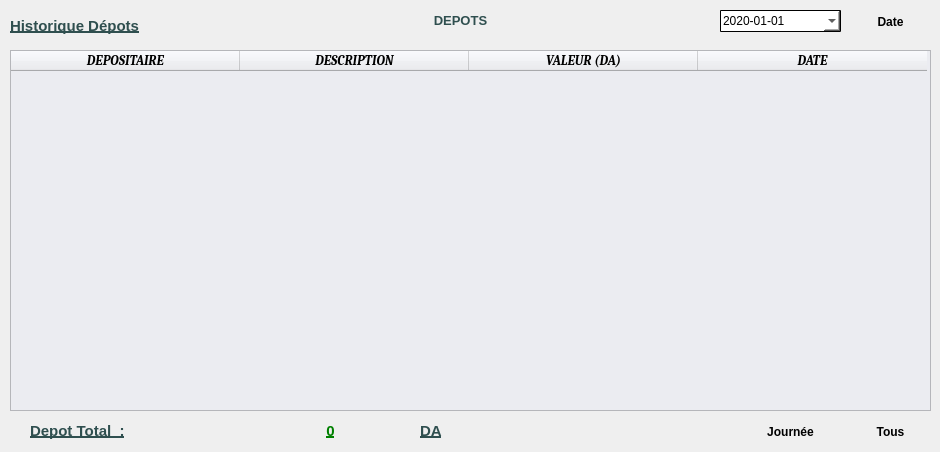
   <widget class="QWidget" name="tab">
    <attribute name="title">
     <string>Historique Dépots</string>
    </attribute>
    <widget class="QPushButton" name="pushButton_4">
     <property name="geometry">
      <rect>
       <x>10</x>
       <y>10</y>
       <width>221</width>
       <height>31</height>
      </rect>
     </property>
     <property name="font">
      <font>
       <pointsize>11</pointsize>
       <weight>75</weight>
       <bold>true</bold>
       <underline>true</underline>
      </font>
     </property>
     <property name="styleSheet">
      <string notr="true">QPushButton{color:#2f4f4f;border : 0px;text-align:left;}</string>
     </property>
     <property name="text">
      <string>Historique Dépots</string>
     </property>
     <property name="icon">
      <iconset>
       <normaloff>../../../RESTAURENT-BASIC/IMAGES/EditImages/drawing-tablet.png</normaloff>../../../RESTAURENT-BASIC/IMAGES/EditImages/drawing-tablet.png</iconset>
     </property>
    </widget>
    <widget class="QTableWidget" name="addtabWidget">
     <property name="geometry">
      <rect>
       <x>10</x>
       <y>50</y>
       <width>921</width>
       <height>361</height>
      </rect>
     </property>
     <property name="font">
      <font>
       <family>Arial</family>
       <pointsize>10</pointsize>
       <weight>75</weight>
       <italic>true</italic>
       <bold>true</bold>
      </font>
     </property>
     <property name="styleSheet">
      <string notr="true">background-color: #ebecf1;</string>
     </property>
     <property name="showGrid">
      <bool>false</bool>
     </property>
     <property name="rowCount">
      <number>0</number>
     </property>
     <property name="columnCount">
      <number>4</number>
     </property>
     <attribute name="horizontalHeaderDefaultSectionSize">
      <number>229</number>
     </attribute>
     <column>
      <property name="text">
       <string>DEPOSITAIRE</string>
      </property>
      <property name="font">
       <font>
        <family>Cambria</family>
        <pointsize>10</pointsize>
        <weight>75</weight>
        <bold>true</bold>
       </font>
      </property>
     </column>
     <column>
      <property name="text">
       <string>DESCRIPTION</string>
      </property>
      <property name="font">
       <font>
        <family>Cambria</family>
        <pointsize>10</pointsize>
        <weight>75</weight>
        <bold>true</bold>
       </font>
      </property>
     </column>
     <column>
      <property name="text">
       <string>VALEUR (DA)</string>
      </property>
      <property name="font">
       <font>
        <family>Cambria</family>
        <pointsize>10</pointsize>
        <weight>75</weight>
        <bold>true</bold>
       </font>
      </property>
     </column>
     <column>
      <property name="text">
       <string>DATE</string>
      </property>
      <property name="font">
       <font>
        <family>Cambria</family>
        <pointsize>10</pointsize>
        <weight>75</weight>
        <bold>true</bold>
       </font>
      </property>
     </column>
    </widget>
    <widget class="QPushButton" name="addDay">
     <property name="geometry">
      <rect>
       <x>750</x>
       <y>420</y>
       <width>81</width>
       <height>23</height>
      </rect>
     </property>
     <property name="font">
      <font>
       <weight>75</weight>
       <bold>true</bold>
      </font>
     </property>
     <property name="cursor">
      <cursorShape>PointingHandCursor</cursorShape>
     </property>
     <property name="toolTip">
      <string>Afficher Historique Dépots Journalier</string>
     </property>
     <property name="statusTip">
      <string>Afficher Historique Dépenses Journalier</string>
     </property>
     <property name="styleSheet">
      <string notr="true">QPushButton{  border:0px;}
QPushButton:hover{color:green;}
QPushButton:focus{color:green;}</string>
     </property>
     <property name="text">
      <string>Journée</string>
     </property>
     <property name="icon">
      <iconset>
       <normaloff>../../IMAGES/EditImages/database (1).png</normaloff>../../IMAGES/EditImages/database (1).png</iconset>
     </property>
     <property name="shortcut">
      <string>Return</string>
     </property>
    </widget>
    <widget class="QPushButton" name="addGlobal">
     <property name="geometry">
      <rect>
       <x>850</x>
       <y>420</y>
       <width>81</width>
       <height>23</height>
      </rect>
     </property>
     <property name="font">
      <font>
       <weight>75</weight>
       <bold>true</bold>
      </font>
     </property>
     <property name="cursor">
      <cursorShape>PointingHandCursor</cursorShape>
     </property>
     <property name="toolTip">
      <string>Afficher Historique Dépots Global</string>
     </property>
     <property name="statusTip">
      <string>Afficher Historique Dépots Global</string>
     </property>
     <property name="styleSheet">
      <string notr="true">QPushButton{  border:0px;}
QPushButton:hover{color:green;}
QPushButton:focus{color:green;}</string>
     </property>
     <property name="text">
      <string>Tous</string>
     </property>
     <property name="icon">
      <iconset>
       <normaloff>../../IMAGES/EditImages/database (1).png</normaloff>../../IMAGES/EditImages/database (1).png</iconset>
     </property>
     <property name="shortcut">
      <string>Return</string>
     </property>
    </widget>
    <widget class="QPushButton" name="addTotal">
     <property name="geometry">
      <rect>
       <x>240</x>
       <y>420</y>
       <width>181</width>
       <height>21</height>
      </rect>
     </property>
     <property name="font">
      <font>
       <pointsize>11</pointsize>
       <weight>75</weight>
       <bold>true</bold>
       <underline>true</underline>
      </font>
     </property>
     <property name="styleSheet">
      <string notr="true">QPushButton{color:green;border : 0px;text-align:center;}</string>
     </property>
     <property name="text">
      <string>0</string>
     </property>
    </widget>
    <widget class="QPushButton" name="title_9">
     <property name="geometry">
      <rect>
       <x>30</x>
       <y>420</y>
       <width>211</width>
       <height>21</height>
      </rect>
     </property>
     <property name="font">
      <font>
       <pointsize>11</pointsize>
       <weight>75</weight>
       <bold>true</bold>
       <underline>true</underline>
      </font>
     </property>
     <property name="styleSheet">
      <string notr="true">QPushButton{color:#2f4f4f;border : 0px;text-align:left;}</string>
     </property>
     <property name="text">
      <string>Depot Total  :</string>
     </property>
    </widget>
    <widget class="QPushButton" name="title_10">
     <property name="geometry">
      <rect>
       <x>420</x>
       <y>420</y>
       <width>41</width>
       <height>21</height>
      </rect>
     </property>
     <property name="font">
      <font>
       <pointsize>11</pointsize>
       <weight>75</weight>
       <bold>true</bold>
       <underline>true</underline>
      </font>
     </property>
     <property name="styleSheet">
      <string notr="true">QPushButton{color:#2f4f4f;border : 0px;text-align:left;}</string>
     </property>
     <property name="text">
      <string>DA</string>
     </property>
    </widget>
    <widget class="QPushButton" name="addDate">
     <property name="geometry">
      <rect>
       <x>320</x>
       <y>10</y>
       <width>281</width>
       <height>21</height>
      </rect>
     </property>
     <property name="font">
      <font>
       <pointsize>10</pointsize>
       <weight>75</weight>
       <bold>true</bold>
       <underline>false</underline>
      </font>
     </property>
     <property name="styleSheet">
      <string notr="true">QPushButton{color:#2f4f4f;border : 0px;text-align:center;}</string>
     </property>
     <property name="text">
      <string>DEPOTS</string>
     </property>
    </widget>
    <widget class="QDateEdit" name="addDater">
     <property name="geometry">
      <rect>
       <x>720</x>
       <y>10</y>
       <width>121</width>
       <height>22</height>
      </rect>
     </property>
     <property name="styleSheet">
      <string notr="true">QDateEdit{background-color:white;border : 1px solid; border-radius:1px;}</string>
     </property>
     <property name="dateTime">
      <datetime>
       <hour>0</hour>
       <minute>0</minute>
       <second>0</second>
       <year>2020</year>
       <month>1</month>
       <day>1</day>
      </datetime>
     </property>
     <property name="minimumDateTime">
      <datetime>
       <hour>0</hour>
       <minute>0</minute>
       <second>0</second>
       <year>2019</year>
       <month>12</month>
       <day>1</day>
      </datetime>
     </property>
     <property name="displayFormat">
      <string>yyyy-MM-dd</string>
     </property>
     <property name="calendarPopup">
      <bool>true</bool>
     </property>
    </widget>
    <widget class="QPushButton" name="dateAdd">
     <property name="geometry">
      <rect>
       <x>850</x>
       <y>10</y>
       <width>81</width>
       <height>23</height>
      </rect>
     </property>
     <property name="font">
      <font>
       <weight>75</weight>
       <bold>true</bold>
      </font>
     </property>
     <property name="cursor">
      <cursorShape>PointingHandCursor</cursorShape>
     </property>
     <property name="toolTip">
      <string>Afficher Historique Dépenses Journalier</string>
     </property>
     <property name="statusTip">
      <string>Afficher Historique Dépenses Journalier</string>
     </property>
     <property name="styleSheet">
      <string notr="true">QPushButton{  border:0px;}
QPushButton:hover{color:green;}
QPushButton:focus{color:green;}</string>
     </property>
     <property name="text">
      <string>Date</string>
     </property>
     <property name="icon">
      <iconset>
       <normaloff>../../IMAGES/Icons/calendar.png</normaloff>../../IMAGES/Icons/calendar.png</iconset>
     </property>
     <property name="shortcut">
      <string>Return</string>
     </property>
    </widget>
   </widget>
